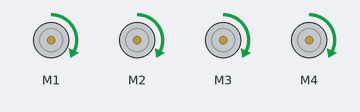
The sketch below on a simulated Arduino Uno, built with avr-gcc and run on an emulated ATmega328P. On the bench: 4 × DC motor (green arrow = forward, orange = backward, longer = faster).

Above: at 0.1 s.
Timing chart, 0 to 1.6 s (numbered marks = the images above):
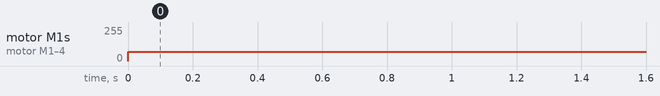

The sketch:

DC_Motor_Code.ino
```cpp
#include <AFMotor.h>

AF_DCMotor motor1(1);  //for motor shield terminal M1
AF_DCMotor motor2(2);  //for motor shield terminal M2
AF_DCMotor motor3(3);  //for motor shield terminal M3
AF_DCMotor motor4(4);  //for motor shield terminal M4

void setup() {
  // put your setup code here, to run once:

}

void loop() {
  // put your main code here, to run repeatedly:

  motor1.setSpeed(70);
  motor1.run(FORWARD);

  motor2.setSpeed(70);
  motor2.run(FORWARD);

  motor3.setSpeed(70);
  motor3.run(FORWARD);

  motor4.setSpeed(70);
  motor4.run(FORWARD);
  delay(1000);

}
```

Measured:
- by itself, motor M1–4: stopped → forward 70/255 at 0.00 s
